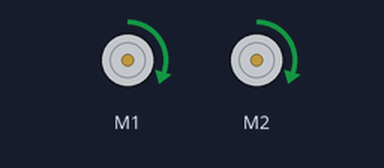
This sketch was run on a simulated Arduino Uno, built with avr-gcc and run on an emulated ATmega328P. Parts: 2 × DC motor (green arrow = forward, orange = backward, longer = faster).

Above: at 1.1 s.
At 5.1 s:
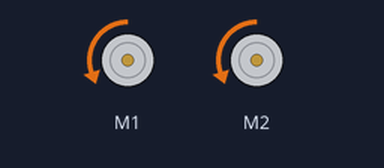
At 7.1 s:
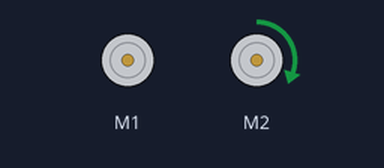
At 22.0 s:
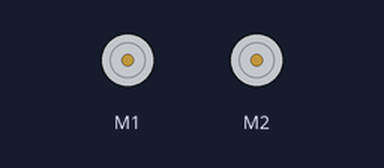
Timing chart, 0 to 23.5 s (numbered marks = the images above):
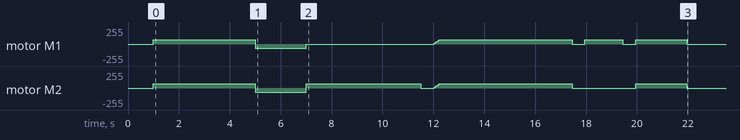

The sketch:

sketch_aug04a.ino
```cpp
// #include <Zumo32U4.h>
// #include <Wire.h>
#include<ZumoMotors.h>

ZumoMotors motors;
//Zumo32U4Motors motors;
//Zumo32U4ButtonA buttonA;

void setup() {
  // put your setup code here, to run once:
  delay(1000);
  // 先亮灯，如果zumo机器人有灯的话
  // ledYellow(1);
  go();
  // 直行60厘米
  delay(4000);
  stop();
  // 后退30厘米
  refund();
  delay(2000);
  //   原地转一圈,再左转
  goLeft();
  delay(4500);
  stop();
  delay(500);
  // 慢慢提速,然后以0.15米/秒前行
  for (int speed = 0; speed <= 100; speed++)
  {
    motors.setLeftSpeed(speed);
    motors.setRightSpeed(speed);
    delay(2);
  }
  delay(5200);
  stop();
  delay(500);
  // 右转
  goRight();
  delay(1500);
  stop();
  delay(500);
  go();
  delay(2000);
  stop();
}

void loop() {
  // put your main code here, to run repeatedly:

}
void go() {
  motors.setLeftSpeed(100);
  motors.setRightSpeed(100);
}
void stop() {
  motors.setLeftSpeed(0);
  motors.setRightSpeed(0);
}

void goLeft() {
  motors.setLeftSpeed(0);
  motors.setRightSpeed(100);
}
void goRight() {
  motors.setLeftSpeed(100);
  motors.setRightSpeed(0);
}
void refund() {
  motors.setLeftSpeed(-100);
  motors.setRightSpeed(-100);
}
```

Measured:
- by itself, motor M2: stopped → forward 63/255 at 1.0 s, → backward 63/255 4.0 s later, → forward 63/255 2.0 s later, → stopped 4.5 s later, … (19 changes in this stretch)
